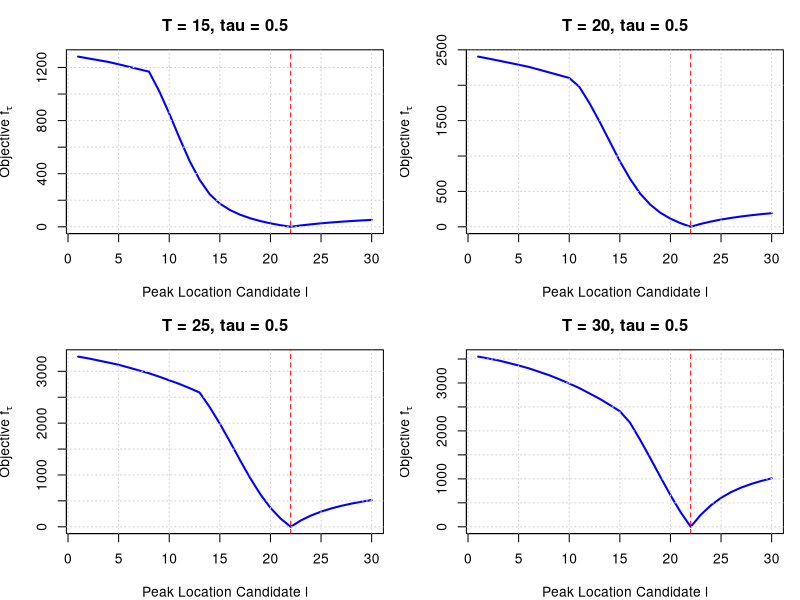
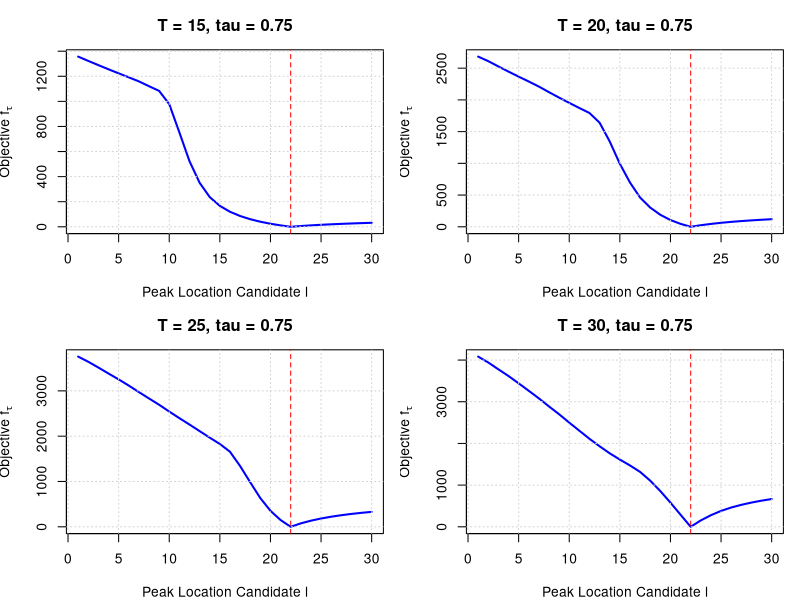
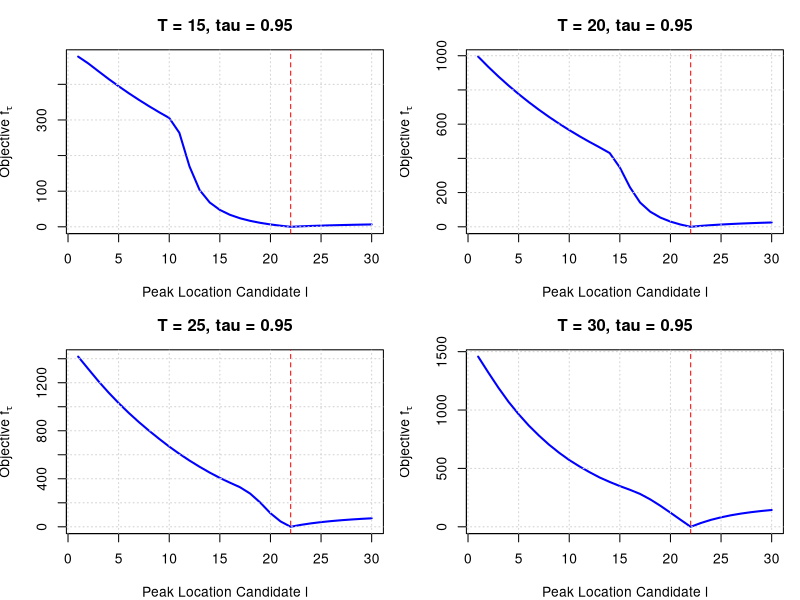

The R script that drew these images, in order:
# ---------------------------------------------------------------------------
# Quantile-Based Peak Estimation with Weighted Quantile Algorithm
# ---------------------------------------------------------------------------
# ---------------------------------------------------------------------------
# Laplace Noise Generator
# ---------------------------------------------------------------------------
rlaplace <- function(n, location = 0, scale = 1) {
  u <- runif(n, -0.5, 0.5)
  location - scale * sign(u) * log(1 - 2 * abs(u))
}

# ---------------------------------------------------------------------------
# Quantile Loss Function
# ---------------------------------------------------------------------------
quantile_loss <- function(u, tau) {
  u * ( tau - (u < 0) )
}

# ---------------------------------------------------------------------------
# Weighted Quantile
# ---------------------------------------------------------------------------
med_weighted_tau <- function(I, l, s, tau) {
  T <- length(I)
  
  # Transform signals and weights first
  x <- I * exp(((1:T) - l)^2 / s^2)
  w <- exp(-((1:T) - l)^2 / s^2)
  
  o <- order(x)
  x_sorted <- x[o]
  w_sorted <- w[o]
  
  cum_w <- cumsum(w_sorted)
  cutoff <- tau * sum(w_sorted)
  
  k <- min(which(cum_w >= cutoff))
  
  return(x_sorted[k]) 
}

# ---------------------------------------------------------------------------
# Quantile-Based Amplitude
# ---------------------------------------------------------------------------
compute_a <- function(I, l, s, tau) {
  med_weighted_tau(I, l, s, tau)
}

# ---------------------------------------------------------------------------
# Quantile Loss objective
# ---------------------------------------------------------------------------
objective_function <- function(I, a, l, s, tau) {
  t <- seq_along(I)
  fitted <- a * exp(-((t - l)^2) / s^2)
  u <- I - fitted
  mean(quantile_loss(u, tau))
}

# ---------------------------------------------------------------------------
# Optimize s for a given l
# ---------------------------------------------------------------------------
search_best_s <- function(I, l, tau) {
  f_obj <- function(s) {
    a_hat <- compute_a(I, l, s, tau)
    objective_function(I, a_hat, l, s, tau)
  }
  optimize(f_obj, interval = c(1, 20), tol = 1e-4)$minimum
}

# ---------------------------------------------------------------------------
# Main simulation
# ---------------------------------------------------------------------------
simulate_quantile_objective <- function(T, A, L, S, h, tau, snr = Inf, seed = NULL) {
  t <- 1:T
  signal <- A * exp(-((t - L)^2) / S^2)
  
  if (!is.null(seed)) set.seed(seed)
  
  if (is.finite(snr)) {
    b <- A / (sqrt(2) * snr)
    noise <- rlaplace(T, scale = b)
    I <- signal + noise
  } else {
    I <- signal
  }
  
  l_grid <- seq(1, h)  # start from 1 now
  losses <- sapply(l_grid, function(l) {
    s_hat <- search_best_s(I, l, tau)
    a_hat <- compute_a(I, l, s_hat, tau)
    objective_function(I, a_hat, l, s_hat, tau)
  })
  
  data.frame(l = l_grid, loss = losses, T = T)
}

# ---------------------------------------------------------------------------
# Plotting utility
# ---------------------------------------------------------------------------
plot_quantile_objectives <- function(results, tau, A_true, L_true, S_true, h) {
  Ts <- unique(results$T)
  nT <- length(Ts)
  nrow <- ceiling(nT / 2)
  ncol <- if (nT == 1) 1 else 2
  
  png(filename = paste0("original_plot_quantile_tau", tau, ".png"),
      width = 900, height = 600, res = 120)
  old_par <- par(mfrow = c(nrow, ncol), mar = c(4, 4, 3, 1))
  on.exit({ par(old_par); dev.off() })
  
  for (T_val in Ts) {
    subset_data <- subset(results, T == T_val)
    plot(subset_data$l, subset_data$loss, type = "l", lwd = 2, col = "blue",
         xlab = "Peak Location Candidate l",
         ylab = expression("Objective " * f[tau]),
         main = paste0("T = ", T_val, ", tau = ", tau))
    abline(v = L_true, col = "red", lty = 2)
    grid()
  }
}

# ---------------------------------------------------------------------------
# Run simulation and plot
# ---------------------------------------------------------------------------
A_true <- 15000
L_true <- 22
S_true <- 10
h <- 30

for ( tau_val in c(0.5, 0.75, 0.95) ) {
  
  Ts_free <- c(15, 20, 25, 30)  # Values of T to trial
  
  results <- do.call(rbind, lapply(Ts_free, function(T) {
    simulate_quantile_objective(T, A = A_true, L = L_true, S = S_true, h = h,
                                tau = tau_val, snr = Inf) 
  }))
  
  plot_file <- paste0("plot_quantile_tau", tau_val, ".png")
  plot_quantile_objectives(results, tau_val, A_true, L_true, S_true, h)
  
  cat("Plot for tau =", tau_val, "generated and saved to", plot_file, "\n")
}
